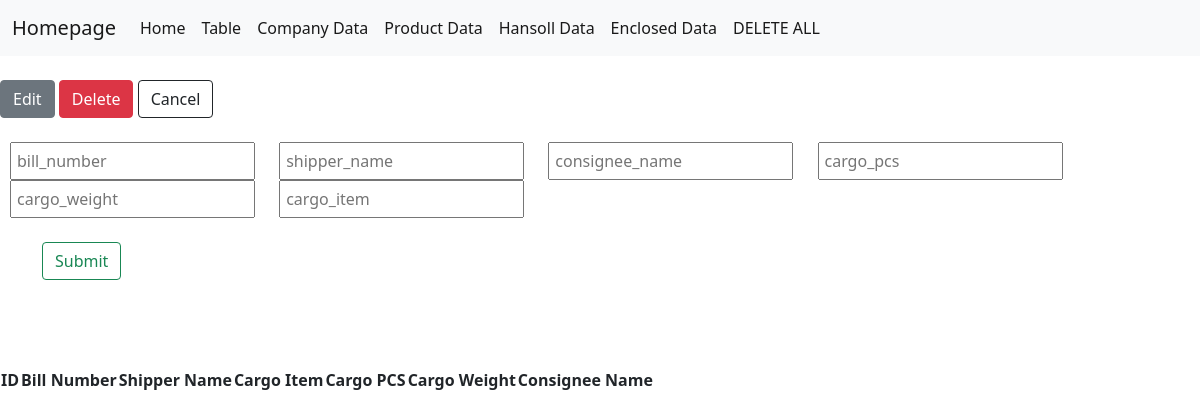
Page /hansoltable on the earlier database version.
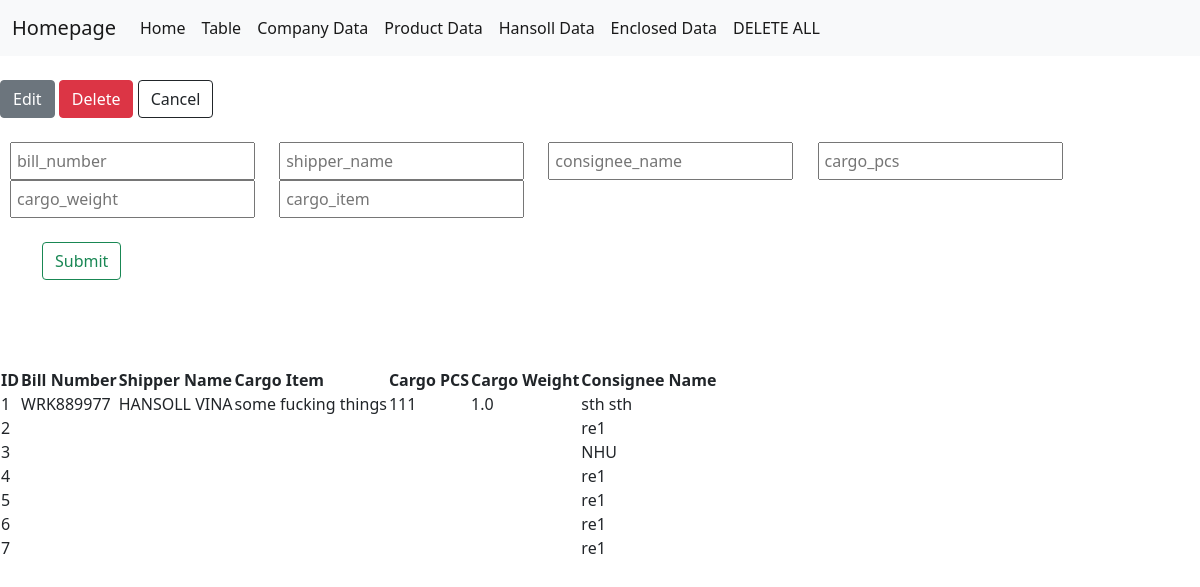
Same page on the later database version.
### app.py (models this page shows, shortened)
class Hansoll(db.Model):
    __tablename__ = "hansoll"
    id = db.Column(db.Integer, primary_key = True)
    bill_number = db.Column(db.String(64))
    shipper_name = db.Column(db.String(64))
    consignee_name = db.Column(db.String(64))
    consignee_address = db.Column(db.String(500))
    consignee_telephone = db.Column(db.String(64))
    cargo_item = db.Column(db.String(64))
    cargo_pcs = db.Column(db.String(64))
    cargo_weight = db.Column(db.String(64))
    pp_cc = db.Column(db.String(5))
    invoice_value = db.Column(db.String(64))

### app.py (the view)
@app.route('/hansoltable')
def hansoltable():
    form = HansolInputForm()
    form1 = HansolEditForm()
    form2 = HansolDeleteForm()
    data_hansols = Hansoll.query.all()
    return render_template('hansolTable.html', data_hansols=data_hansols, form=form, form1=form1, form2=form2)

### forms.py
class HansolInputForm(FlaskForm):
    bill_number = StringField('bill_number')
    shipper_name = StringField('shipper_name')
    consignee_name = StringField('consignee_name', validators=[DataRequired()])
    cargo_pcs = StringField('cargo_pcs')
    cargo_weight = StringField('cargo_weight')
    cargo_item = StringField('cargo_item')
    submit = SubmitField('Submit')

class HansolEditForm(FlaskForm):
    id = IntegerField('ID', validators=[DataRequired()])
    bill_number = StringField('bill_number', validators=[DataRequired()])
    shipper_name = StringField('shipper_name', validators=[DataRequired()])
    consignee_name = StringField('consignee_name', validators=[DataRequired()])
    cargo_pcs = IntegerField('cargo_pcs', validators=[DataRequired()])
    cargo_weight = FloatField('cargo_weight', validators=[DataRequired()])
    cargo_item = StringField('cargo_item', validators=[DataRequired()])
    submit = SubmitField('Submit')

### templates/hansolTable.html (shortened to what this page needs)
{% extends 'index.html' %}
{% block content %}
<br>
<span class="btn-company"><button type="button" id="edit" class="btn btn-secondary">Edit</button></span>
<span class="btn-company"><button type="button" id="delete" class="btn btn-danger">Delete</button></span>
<span class="btn-company"><button type="button" id="cancel" class="btn btn-outline-dark">Cancel</button></span>
<br>
<br>
<div class="create-wrapper">
<form action="{{url_for('hansol_create')}}" method="POST" novalidate>
      <div>
        {{ form.bill_number(class='sth', placeholder="bill_number", id="bil_numberInput") }}
        {{ form.shipper_name(class='sth',placeholder="shipper_name", id="shipper_nameInput") }}
        {{ form.consignee_name(class='sth',placeholder="consignee_name", id="consignee_nameInput") }}
        {{ form.cargo_pcs(class='sth',placeholder="cargo_pcs", id="cargo_pcsInput") }}
        {{ form.cargo_weight(class='sth',placeholder="cargo_weight", id="cargo_weightInput") }}
        {{ form.cargo_item(class='sth',placeholder="cargo_item", id="cargo_itemInput") }}
      </div>
      <br>
      <div class="container">
      {{ form.submit(class="btn btn-outline-success", value="Submit") }}
    </div>
  </form>
</div>
<br>
<br>
<br>
<div class="hansol-table-wrapper">
    <table>
        <th>ID</th>
        <th>Bill Number</th>
        <th>Shipper Name</th>
        <th>Cargo Item</th>
        <th>Cargo PCS</th>
        <th>Cargo Weight</th>
        <th>Consignee Name</th>
        {% for hansol in data_hansols %}
            <tr>
                <td>{{hansol.id}}</td>
                <td>{{hansol.bill_number}}</td>
                <td>{{hansol.shipper_name}}</td>
                <td>{{hansol.cargo_item}}</td>
                <td>{{hansol.cargo_pcs}}</td>
                <td>{{hansol.cargo_weight}}</td>
                <td>{{hansol.consignee_name}}</td>
            </tr>
        {% endfor %}
    </table>
</div>
{% endblock %}

### templates/index.html (shortened to what this page needs)
<html lang="en">
  <head>
    <link rel="stylesheet" href="../static/style.css" />
    <link
      href="https://cdn.jsdelivr.net/npm/bootstrap@5.0.0-beta1/dist/css/bootstrap.min.css"
      rel="stylesheet"
    />
  </head>
  <body>
    <nav class="navbar navbar-expand-lg navbar-light bg-light">
      <div class="container-fluid">
        <a class="navbar-brand" href="#">Homepage</a>
        <div class="collapse navbar-collapse" id="navbarNav">
          <ul class="navbar-nav">
            <li class="nav-item">
              <a class="nav-link active" aria-current="page" href="{{url_for('index')}}">Home</a>
            </li>
            <li class="nav-item">
              <a class="nav-link active" aria-current="page" href="{{url_for('table')}}">Table</a>
            </li>
            <li class="nav-item">
              <a class="nav-link active" aria-current="page" href="{{url_for('companytable')}}">Company Data</a>
            </li>
            <li class="nav-item">
              <a class="nav-link active" aria-current="page" href="{{url_for('producttable')}}">Product Data</a>
            </li>
            <li class="nav-item">
              <a class="nav-link active" aria-current="page" href="{{url_for('hansoltable')}}">Hansoll Data</a>
            </li>
            <li class="nav-item">
              <a class="nav-link active" aria-current="page" href="{{url_for('enclosedtable')}}">Enclosed Data</a>
            </li>
            <li class="nav-item">
              <a class="nav-link active" aria-current="page" href="{{url_for('delete_all')}}">DELETE ALL</a>
            </li>
          </ul>
        </div>
      </div>
    </nav>
    <div>{% block content %}{% endblock %}</div>
  </body>
</html>

### static/style.css (style rules this page uses)
.sth { margin-left: 10px; margin-right: 10px; padding: 5px; }

Differences in the rows shown:
added Hansoll: id "1", bill_number "WRK889977", shipper_name "HANSOLL VINA", cargo_item "some fucking things", cargo_pcs "111", cargo_weight "1.0", consignee_name "sth sth"
added Hansoll: id "2", consignee_name "re1"
added Hansoll: id "3", consignee_name "NHU"
added Hansoll: id "4", consignee_name "re1"
added Hansoll: id "5", consignee_name "re1"
added Hansoll: id "6", consignee_name "re1"
added Hansoll: id "7", consignee_name "re1"
